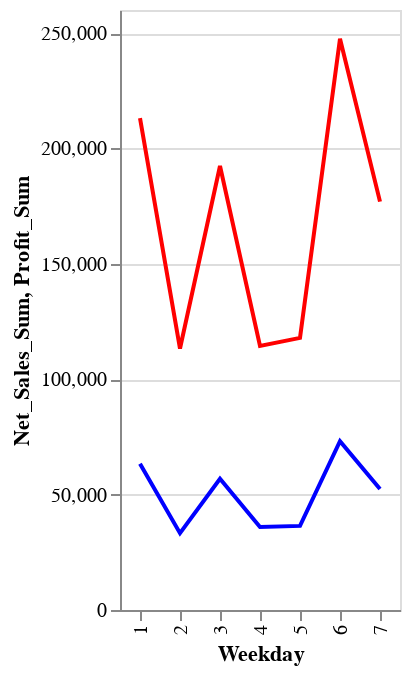

Source (notebook cell):
### Code cell
line_high = alt.Chart(
    sales_data_weekday
    ).mark_line(color='red', tooltip = True).encode(
    x='Weekday:N',
    y='Net_Sales_Sum:Q'
)

line_median = alt.Chart(
    sales_data_weekday
    ).mark_line(color='blue', tooltip = True).encode(
    x='Weekday:N',
     y='Profit_Sum:Q'
)

(line_high + line_median).properties(
    title='Net sales sum and profit sum per weekday',
    width=1000,
    height= 500
)
(line_high + line_median).display()
# line_median.display()

### Figure 1 — Vega-Lite specification as saved in the notebook (floating-point values rounded to 4 significant figures)
{"config": {"view": {"continuousWidth": 300, "continuousHeight": 300}}, "layer": [{"mark": {"type": "line", "color": "red", "tooltip": true}, "encoding": {"x": {"field": "Weekday", "type": "nominal"}, "y": {"field": "Net_Sales_Sum", "type": "quantitative"}}}, {"mark": {"type": "line", "color": "blue", "tooltip": true}, "encoding": {"x": {"field": "Weekday", "type": "nominal"}, "y": {"field": "Profit_Sum", "type": "quantitative"}}}], "data": {"name": "data-9f1e1353a2eb3981bd52a72c875baead"}, "$schema": "https://vega.github.io/schema/vega-lite/v5.20.1.json", "datasets": {"data-9f1e1353a2eb3981bd52a72c875baead": [{"Weekday": 1, "Unit_Price_Avg": 254.0, "Discount_Rate_Avg": 0.09, "Customer_Rating_Avg": 3.75, "Total_Price_Sum": 233400.0, "Discount_Amount_Sum": 20240.0, "Net_Sales_Sum": 213200.0, "Shipping_Cost_Sum": 291.9, "Profit_Margin_Avg": 0.3, "Profit_Sum": 63410.0}, {"Weekday": 6, "Unit_Price_Avg": 263.4, "Discount_Rate_Avg": 0.09, "Customer_Rating_Avg": 3.77, "Total_Price_Sum": 274900.0, "Discount_Amount_Sum": 27450.0, "Net_Sales_Sum": 247500.0, "Shipping_Cost_Sum": 298.1, "Profit_Margin_Avg": 0.3, "Profit_Sum": 73180.0}, {"Weekday": 7, "Unit_Price_Avg": 238.1, "Discount_Rate_Avg": 0.1, "Customer_Rating_Avg": 3.64, "Total_Price_Sum": 199600.0, "Discount_Amount_Sum": 22650.0, "Net_Sales_Sum": 177000.0, "Shipping_Cost_Sum": 230.2, "Profit_Margin_Avg": 0.3, "Profit_Sum": 52400.0}, {"Weekday": 2, "Unit_Price_Avg": 302.5, "Discount_Rate_Avg": 0.09, "Customer_Rating_Avg": 3.58, "Total_Price_Sum": 124400.0, "Discount_Amount_Sum": 11130.0, "Net_Sales_Sum": 113300.0, "Shipping_Cost_Sum": 106.6, "Profit_Margin_Avg": 0.29, "Profit_Sum": 33310.0}, {"Weekday": 5, "Unit_Price_Avg": 243.5, "Discount_Rate_Avg": 0.1, "Customer_Rating_Avg": 3.65, "Total_Price_Sum": 132600.0, "Discount_Amount_Sum": 14660.0, "Net_Sales_Sum": 117900.0, "Shipping_Cost_Sum": 109.3, "Profit_Margin_Avg": 0.31, "Profit_Sum": 36440.0}, {"Weekday": 4, "Unit_Price_Avg": 261.2, "Discount_Rate_Avg": 0.1, "Customer_Rating_Avg": 3.78, "Total_Price_Sum": 126900.0, "Discount_Amount_Sum": 12460.0, "Net_Sales_Sum": 114400.0, "Shipping_Cost_Sum": 112.3, "Profit_Margin_Avg": 0.31, "Profit_Sum": 35950.0}, {"Weekday": 3, "Unit_Price_Avg": 239.9, "Discount_Rate_Avg": 0.1, "Customer_Rating_Avg": 3.8, "Total_Price_Sum": 213300.0, "Discount_Amount_Sum": 20850.0, "Net_Sales_Sum": 192400.0, "Shipping_Cost_Sum": 225.5, "Profit_Margin_Avg": 0.29, "Profit_Sum": 56870.0}]}}
